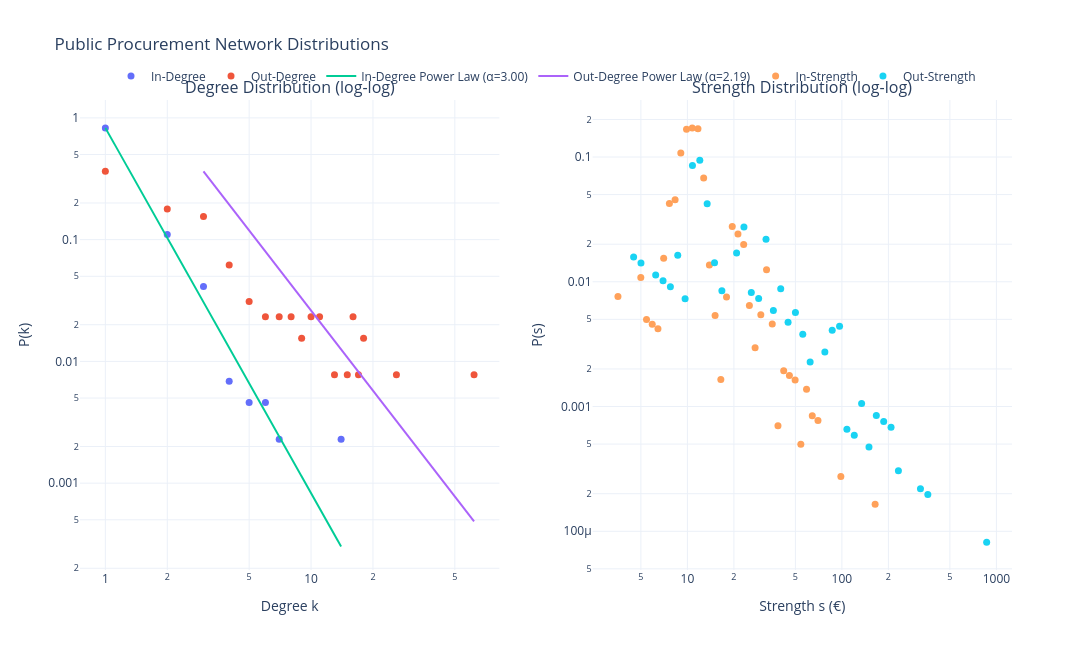

The code cell stored with this chart in its notebook:
### Markdown cell above
### <font color='#BFD72F' size=5>3.1.3 Degree / Weight Distribution</font> <a class="anchor" id="3.1.3"></a>


[Back to TOC](#toc)

### Code cell
def plot_degree_strength_distribution_plotly(
    G,
    weight_attr="weight",
    save_html=None,
    fit_powerlaw=True
):
    """
    Plot log-log degree and strength distributions
    with optional power-law fitting.

    Directed procurement network:
        - In-degree  -> companies receiving contracts
        - Out-degree -> public entities awarding contracts
    """

    # ==================================================
    # DEGREE DISTRIBUTIONS
    # ==================================================
    in_degrees = [
        d for _, d in G.in_degree()
        if d > 0
    ]

    out_degrees = [
        d for _, d in G.out_degree()
        if d > 0
    ]

    # ==================================================
    # STRENGTH DISTRIBUTIONS
    # ==================================================
    in_strengths = [
        d for _, d in G.in_degree(weight=weight_attr)
        if d > 0
    ]

    out_strengths = [
        d for _, d in G.out_degree(weight=weight_attr)
        if d > 0
    ]

    # ==================================================
    # FIGURE SETUP
    # ==================================================
    fig = make_subplots(
        rows=1,
        cols=2,
        subplot_titles=(
            "Degree Distribution (log-log)",
            "Strength Distribution (log-log)"
        )
    )

    # ==================================================
    # DEGREE DISTRIBUTION
    # ==================================================

    # ---------- IN-DEGREE ----------
    degree_counts_in = Counter(in_degrees)

    degrees_in = np.array(sorted(degree_counts_in.keys()))

    probs_in = np.array([
        degree_counts_in[d] / len(in_degrees)
        for d in degrees_in
    ])

    fig.add_trace(
        go.Scatter(
            x=degrees_in,
            y=probs_in,
            mode='markers',
            name='In-Degree',
            marker=dict(size=7),
            hovertemplate=(
                "Degree: %{x}<br>"
                "P(k): %{y:.5f}<extra></extra>"
            )
        ),
        row=1,
        col=1
    )

    # ---------- OUT-DEGREE ----------
    degree_counts_out = Counter(out_degrees)

    degrees_out = np.array(sorted(degree_counts_out.keys()))

    probs_out = np.array([
        degree_counts_out[d] / len(out_degrees)
        for d in degrees_out
    ])

    fig.add_trace(
        go.Scatter(
            x=degrees_out,
            y=probs_out,
            mode='markers',
            name='Out-Degree',
            marker=dict(size=7),
            hovertemplate=(
                "Degree: %{x}<br>"
                "P(k): %{y:.5f}<extra></extra>"
            )
        ),
        row=1,
        col=1
    )

    # ==================================================
    # POWER LAW FITTING
    # ==================================================
    if fit_powerlaw:

        # ------------------------------
        # IN-DEGREE FIT
        # ------------------------------
        fit_in = powerlaw.Fit(
            in_degrees,
            discrete=True,
            verbose=False
        )

        alpha_in = fit_in.alpha
        xmin_in = fit_in.xmin

        x_in = np.linspace(
            xmin_in,
            max(in_degrees),
            100
        )

        y_in = (
            x_in ** (-alpha_in)
        )

        y_in = y_in / y_in.max() * probs_in.max()

        fig.add_trace(
            go.Scatter(
                x=x_in,
                y=y_in,
                mode='lines',
                name=f'In-Degree Power Law (α={alpha_in:.2f})',
                line=dict(width=2)
            ),
            row=1,
            col=1
        )

        # ------------------------------
        # OUT-DEGREE FIT
        # ------------------------------
        fit_out = powerlaw.Fit(
            out_degrees,
            discrete=True,
            verbose=False
        )

        alpha_out = fit_out.alpha
        xmin_out = fit_out.xmin

        x_out = np.linspace(
            xmin_out,
            max(out_degrees),
            100
        )

        y_out = (
            x_out ** (-alpha_out)
        )

        y_out = y_out / y_out.max() * probs_out.max()

        fig.add_trace(
            go.Scatter(
                x=x_out,
                y=y_out,
                mode='lines',
                name=f'Out-Degree Power Law (α={alpha_out:.2f})',
                line=dict(width=2)
            ),
            row=1,
            col=1
        )

        # ==================================================
        # COMPARE DISTRIBUTIONS
        # ==================================================
        R_in, p_in = fit_in.distribution_compare(
            'power_law',
            'lognormal'
        )

        R_out, p_out = fit_out.distribution_compare(
            'power_law',
            'lognormal'
        )

        print("\n==============================")
        print("POWER LAW FIT RESULTS")
        print("==============================")

        print("\nIN-DEGREE")
        print(f"alpha = {alpha_in:.3f}")
        print(f"xmin  = {xmin_in}")
        print(f"R(powerlaw vs lognormal) = {R_in:.3f}")
        print(f"p-value = {p_in:.5f}")

        print("\nOUT-DEGREE")
        print(f"alpha = {alpha_out:.3f}")
        print(f"xmin  = {xmin_out}")
        print(f"R(powerlaw vs lognormal) = {R_out:.3f}")
        print(f"p-value = {p_out:.5f}")

    # ==================================================
    # STRENGTH DISTRIBUTION
    # ==================================================

    # ---------- IN-STRENGTH ----------
    bins_in = np.logspace(
        np.log10(min(in_strengths)),
        np.log10(max(in_strengths)),
        50
    )

    hist_in, bin_edges_in = np.histogram(
        in_strengths,
        bins=bins_in,
        density=True
    )

    centers_in = (
        bin_edges_in[:-1] +
        bin_edges_in[1:]
    ) / 2

    mask_in = hist_in > 0

    fig.add_trace(
        go.Scatter(
            x=centers_in[mask_in],
            y=hist_in[mask_in],
            mode='markers',
            name='In-Strength',
            marker=dict(size=7)
        ),
        row=1,
        col=2
    )

    # ---------- OUT-STRENGTH ----------
    bins_out = np.logspace(
        np.log10(min(out_strengths)),
        np.log10(max(out_strengths)),
        50
    )

    hist_out, bin_edges_out = np.histogram(
        out_strengths,
        bins=bins_out,
        density=True
    )

    centers_out = (
        bin_edges_out[:-1] +
        bin_edges_out[1:]
    ) / 2

    mask_out = hist_out > 0

    fig.add_trace(
        go.Scatter(
            x=centers_out[mask_out],
            y=hist_out[mask_out],
            mode='markers',
            name='Out-Strength',
            marker=dict(size=7)
        ),
        row=1,
        col=2
    )

    # ==================================================
    # AXES
    # ==================================================
    fig.update_xaxes(
        type="log",
        title_text="Degree k",
        row=1,
        col=1
    )

    fig.update_yaxes(
        type="log",
        title_text="P(k)",
        row=1,
        col=1
    )

    fig.update_xaxes(
        type="log",
        title_text="Strength s (€)",
        row=1,
        col=2
    )

    fig.update_yaxes(
        type="log",
        title_text="P(s)",
        row=1,
        col=2
    )

    # ==================================================
    # LAYOUT
    # ==================================================
    fig.update_layout(
        title="Public Procurement Network Distributions",
        template="plotly_white",
        width=1450,
        height=650,
        legend=dict(
            orientation="h",
            yanchor="bottom",
            y=1.02,
            xanchor="center",
            x=0.5
        )
    )

    # ==================================================
    # SAVE
    # ==================================================
    if save_html is not None:
        fig.write_html(save_html)

    fig.show()


# ======================================================
# RUN
# ======================================================

plot_degree_strength_distribution_plotly(
    G_log,
    weight_attr="weight",
    save_html="degree_strength_distribution_powerlaw.html",
    fit_powerlaw=True
)

### Figure 1 — Plotly figure (JSON) as saved in the notebook; plotly's stock layout.template omitted (floating-point values rounded to 4 significant figures)
{"data": [{"hovertemplate": "Degree: %{x}<br>P(k): %{y:.5f}<extra></extra>", "marker": {"size": 7}, "mode": "markers", "name": "In-Degree", "type": "scatter", "x": [1, 2, 3, 4, 5, 6, 7, 14], "xaxis": "x", "y": [0.828, 0.1101, 0.04128, 0.006881, 0.004587, 0.004587, 0.002294, 0.002294], "yaxis": "y"}, {"hovertemplate": "Degree: %{x}<br>P(k): %{y:.5f}<extra></extra>", "marker": {"size": 7}, "mode": "markers", "name": "Out-Degree", "type": "scatter", "x": [1, 2, 3, 4, 5, 6, 7, 8, 9, 10, 11, 13, 15, 16, 17, 18, 26, 62], "xaxis": "x", "y": [0.3643, 0.1783, 0.155, 0.06202, 0.03101, 0.02326, 0.02326, 0.02326, 0.0155, 0.02326, 0.02326, 0.007752, 0.007752, 0.02326, 0.007752, 0.0155, 0.007752, 0.007752], "yaxis": "y"}, {"line": {"width": 2}, "mode": "lines", "name": "In-Degree Power Law (α=3.00)", "type": "scatter", "x": [1.0, 1.131, 1.263, 1.394, 1.525, 1.657, 1.788, 1.919, 2.051, 2.182, 2.313, 2.444, 2.576, 2.707, 2.838, 2.97, 3.101, 3.232, 3.364, 3.495, 3.626, 3.758, 3.889, 4.02, 4.152, 4.283, 4.414, 4.545, 4.677, 4.808, 4.939, 5.071, 5.202, 5.333, 5.465, 5.596, 5.727, 5.859, 5.99, 6.121, 6.253, 6.384, 6.515, 6.646, 6.778, 6.909, 7.04, 7.172, 7.303, 7.434, 7.566, 7.697, 7.828, 7.96, 8.091, 8.222, 8.354, 8.485, 8.616, 8.747, 8.879, 9.01, 9.141, 9.273, 9.404, 9.535, 9.667, 9.798, 9.929, 10.06, 10.19, 10.32, 10.45, 10.59, 10.72, 10.85, 10.98, 11.11, 11.24, 11.37, 11.51, 11.64, 11.77, 11.9, 12.03, 12.16, 12.29, 12.42, 12.56, 12.69, 12.82, 12.95, 13.08, 13.21, 13.34, 13.47, 13.61, 13.74, 13.87, 14.0], "xaxis": "x", "y": [0.828, 0.5718, 0.4113, 0.3057, 0.2333, 0.1821, 0.1449, 0.1171, 0.09604, 0.07972, 0.0669, 0.05669, 0.04845, 0.04174, 0.03621, 0.03161, 0.02777, 0.02452, 0.02176, 0.0194, 0.01736, 0.01561, 0.01408, 0.01274, 0.01157, 0.01054, 0.009627, 0.008816, 0.008094, 0.007449, 0.006871, 0.006351, 0.005882, 0.005458, 0.005074, 0.004725, 0.004407, 0.004118, 0.003853, 0.00361, 0.003387, 0.003183, 0.002994, 0.00282, 0.002659, 0.00251, 0.002373, 0.002245, 0.002126, 0.002015, 0.001912, 0.001816, 0.001726, 0.001642, 0.001563, 0.00149, 0.00142, 0.001355, 0.001294, 0.001237, 0.001183, 0.001132, 0.001084, 0.001038, 0.0009956, 0.000955, 0.0009166, 0.0008803, 0.0008458, 0.0008131, 0.0007821, 0.0007526, 0.0007246, 0.000698, 0.0006726, 0.0006485, 0.0006255, 0.0006036, 0.0005827, 0.0005627, 0.0005437, 0.0005255, 0.0005081, 0.0004915, 0.0004755, 0.0004603, 0.0004457, 0.0004317, 0.0004183, 0.0004055, 0.0003931, 0.0003813, 0.0003699, 0.000359, 0.0003485, 0.0003384, 0.0003287, 0.0003194, 0.0003104, 0.0003017], "yaxis": "y"}, {"line": {"width": 2}, "mode": "lines", "name": "Out-Degree Power Law (α=2.19)", "type": "scatter", "x": [3.0, 3.596, 4.192, 4.788, 5.384, 5.98, 6.576, 7.172, 7.768, 8.364, 8.96, 9.556, 10.15, 10.75, 11.34, 11.94, 12.54, 13.13, 13.73, 14.32, 14.92, 15.52, 16.11, 16.71, 17.3, 17.9, 18.49, 19.09, 19.69, 20.28, 20.88, 21.47, 22.07, 22.67, 23.26, 23.86, 24.45, 25.05, 25.65, 26.24, 26.84, 27.43, 28.03, 28.63, 29.22, 29.82, 30.41, 31.01, 31.61, 32.2, 32.8, 33.39, 33.99, 34.59, 35.18, 35.78, 36.37, 36.97, 37.57, 38.16, 38.76, 39.35, 39.95, 40.55, 41.14, 41.74, 42.33, 42.93, 43.53, 44.12, 44.72, 45.31, 45.91, 46.51, 47.1, 47.7, 48.29, 48.89, 49.48, 50.08, 50.68, 51.27, 51.87, 52.46, 53.06, 53.66, 54.25, 54.85, 55.44, 56.04, 56.64, 57.23, 57.83, 58.42, 59.02, 59.62, 60.21, 60.81, 61.4, 62.0], "xaxis": "x", "y": [0.3643, 0.2452, 0.1753, 0.1311, 0.1014, 0.08064, 0.06552, 0.0542, 0.04552, 0.03872, 0.03331, 0.02894, 0.02535, 0.02238, 0.01989, 0.01778, 0.01599, 0.01444, 0.01311, 0.01194, 0.01093, 0.01003, 0.009236, 0.00853, 0.007901, 0.007337, 0.00683, 0.006373, 0.005959, 0.005582, 0.00524, 0.004927, 0.004641, 0.004378, 0.004137, 0.003914, 0.003709, 0.003519, 0.003342, 0.003179, 0.003026, 0.002884, 0.002752, 0.002628, 0.002512, 0.002404, 0.002302, 0.002207, 0.002117, 0.002032, 0.001952, 0.001877, 0.001805, 0.001738, 0.001674, 0.001614, 0.001557, 0.001502, 0.001451, 0.001402, 0.001355, 0.001311, 0.001268, 0.001228, 0.001189, 0.001152, 0.001117, 0.001084, 0.001051, 0.001021, 0.0009912, 0.0009629, 0.0009358, 0.0009098, 0.0008848, 0.0008608, 0.0008377, 0.0008156, 0.0007942, 0.0007737, 0.000754, 0.0007349, 0.0007166, 0.0006989, 0.0006819, 0.0006654, 0.0006496, 0.0006342, 0.0006194, 0.0006051, 0.0005913, 0.0005779, 0.0005649, 0.0005524, 0.0005403, 0.0005286, 0.0005172, 0.0005062, 0.0004955, 0.0004851], "yaxis": "y"}, {"marker": {"size": 7}, "mode": "markers", "name": "In-Strength", "type": "scatter", "x": [3.552, 4.994, 5.438, 5.922, 6.449, 7.022, 7.646, 8.326, 9.066, 9.872, 10.75, 11.71, 12.75, 13.88, 15.11, 16.46, 17.92, 19.51, 21.25, 23.14, 25.2, 27.44, 29.88, 32.53, 35.42, 38.57, 42.0, 45.74, 49.8, 54.23, 59.05, 64.3, 70.02, 98.44, 164.1], "xaxis": "x2", "y": [0.00762, 0.01084, 0.004977, 0.004571, 0.004198, 0.01542, 0.04248, 0.04551, 0.1075, 0.1672, 0.1712, 0.1688, 0.06795, 0.01365, 0.005373, 0.001645, 0.007552, 0.02774, 0.0242, 0.01989, 0.006446, 0.00296, 0.005436, 0.01248, 0.004585, 0.0007017, 0.001933, 0.001775, 0.00163, 0.0004991, 0.001375, 0.0008419, 0.0007731, 0.000275, 0.0001649], "yaxis": "y2"}, {"marker": {"size": 7}, "mode": "markers", "name": "Out-Strength", "type": "scatter", "x": [4.487, 5.007, 6.234, 6.956, 7.762, 8.662, 9.665, 10.78, 12.03, 13.43, 14.98, 16.72, 20.82, 23.23, 25.92, 28.92, 32.27, 36.01, 40.19, 44.84, 50.04, 55.83, 62.3, 77.57, 86.56, 96.58, 107.8, 120.3, 134.2, 149.7, 167.1, 186.4, 208.0, 232.1, 322.5, 359.9, 865.0], "xaxis": "x2", "y": [0.01578, 0.01414, 0.01136, 0.01018, 0.00912, 0.01635, 0.007324, 0.08533, 0.09412, 0.04217, 0.01417, 0.008468, 0.017, 0.02743, 0.008193, 0.007343, 0.02193, 0.005897, 0.008808, 0.004736, 0.005659, 0.003804, 0.002273, 0.002738, 0.004089, 0.004398, 0.0006569, 0.0005887, 0.001055, 0.0004728, 0.0008474, 0.0007594, 0.0006806, 0.000305, 0.0002195, 0.0001967, 8.184e-05], "yaxis": "y2"}], "layout": {"annotations": [{"font": {"size": 16}, "showarrow": false, "text": "Degree Distribution (log-log)", "x": 0.225, "xanchor": "center", "xref": "paper", "y": 1, "yanchor": "bottom", "yref": "paper"}, {"font": {"size": 16}, "showarrow": false, "text": "Strength Distribution (log-log)", "x": 0.775, "xanchor": "center", "xref": "paper", "y": 1, "yanchor": "bottom", "yref": "paper"}], "height": 650, "legend": {"orientation": "h", "x": 0.5, "xanchor": "center", "y": 1.02, "yanchor": "bottom"}, "title": {"text": "Public Procurement Network Distributions"}, "width": 1450, "xaxis": {"anchor": "y", "domain": [0, 0.45], "title": {"text": "Degree k"}, "type": "log"}, "xaxis2": {"anchor": "y2", "domain": [0.55, 1], "title": {"text": "Strength s (€)"}, "type": "log"}, "yaxis": {"anchor": "x", "domain": [0, 1], "title": {"text": "P(k)"}, "type": "log"}, "yaxis2": {"anchor": "x2", "domain": [0, 1], "title": {"text": "P(s)"}, "type": "log"}}}
